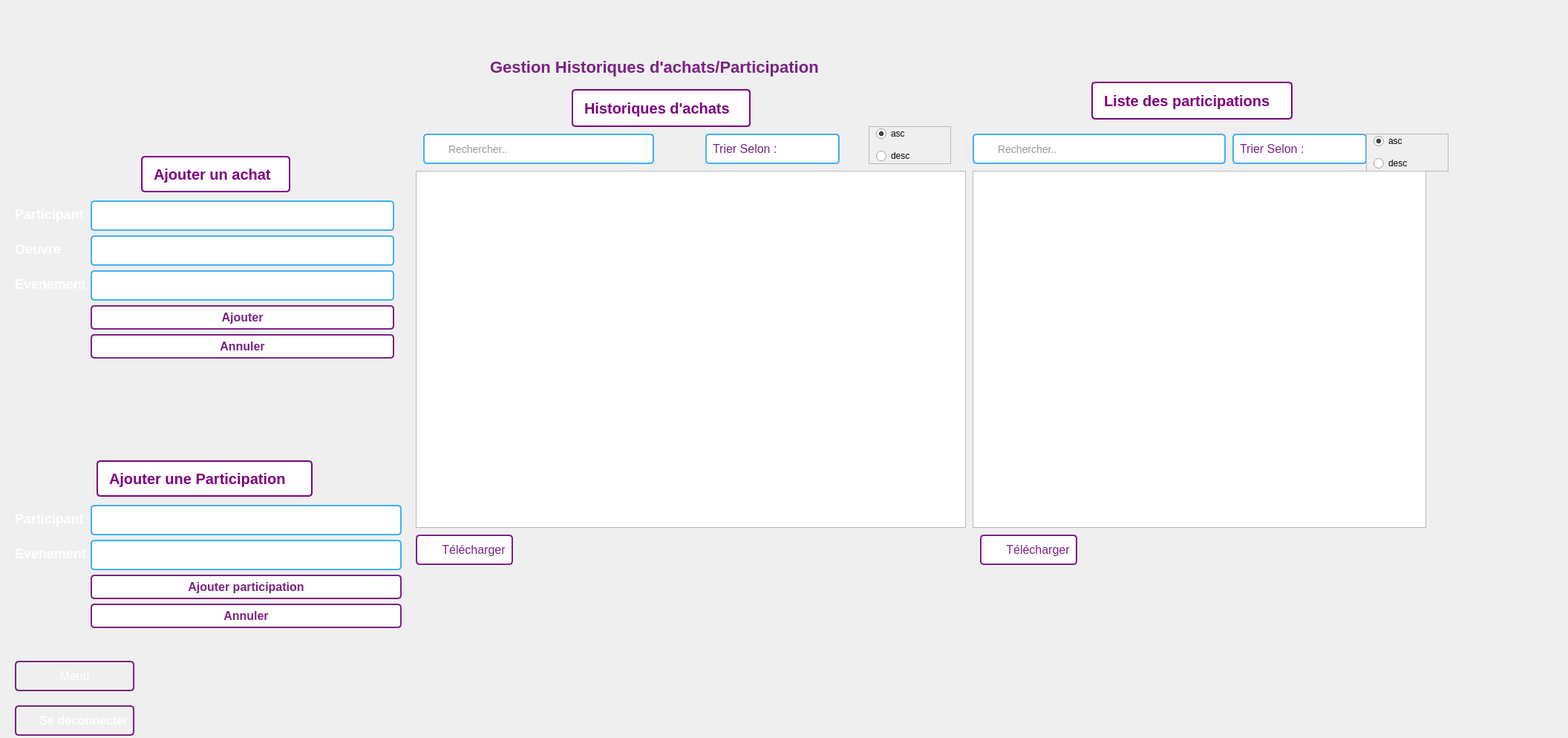
<?xml version="1.0" encoding="UTF-8"?>
<ui version="4.0">
 <class>gestion_Achat</class>
 <widget class="QDialog" name="gestion_Achat">
  <property name="geometry">
   <rect>
    <x>0</x>
    <y>0</y>
    <width>2112</width>
    <height>994</height>
   </rect>
  </property>
  <property name="windowTitle">
   <string>Dialog</string>
  </property>
  <widget class="QTableWidget" name="tableW">
   <property name="geometry">
    <rect>
     <x>560</x>
     <y>230</y>
     <width>741</width>
     <height>481</height>
    </rect>
   </property>
  </widget>
  <widget class="QWidget" name="formLayoutWidget_2">
   <property name="geometry">
    <rect>
     <x>20</x>
     <y>270</y>
     <width>511</width>
     <height>321</height>
    </rect>
   </property>
   <layout class="QFormLayout" name="formLayout_4">
    <item row="1" column="0">
     <widget class="QLabel" name="label_40">
      <property name="styleSheet">
       <string notr="true">QLabel {
    font-size: 18px;
    color: white; /* Couleur du texte */
    font-weight: bold; /* Gras */
    /* Ajoutez d'autres styles selon vos besoins */
}
</string>
      </property>
      <property name="text">
       <string>Participant</string>
      </property>
     </widget>
    </item>
    <item row="2" column="0">
     <widget class="QLabel" name="label_30">
      <property name="styleSheet">
       <string notr="true">QLabel {
    font-size: 18px;
    color: white; /* Couleur du texte */
    font-weight: bold; /* Gras */
    /* Ajoutez d'autres styles selon vos besoins */
}
</string>
      </property>
      <property name="text">
       <string>Oeuvre</string>
      </property>
     </widget>
    </item>
    <item row="3" column="0">
     <widget class="QLabel" name="label_31">
      <property name="styleSheet">
       <string notr="true">QLabel {
    font-size: 18px;
    color: white; /* Couleur du texte */
    font-weight: bold; /* Gras */
    /* Ajoutez d'autres styles selon vos besoins */
}
</string>
      </property>
      <property name="text">
       <string>Evenement</string>
      </property>
     </widget>
    </item>
    <item row="3" column="1">
     <widget class="QComboBox" name="Evenement">
      <property name="styleSheet">
       <string notr="true">/* Style de base du QComboBox */
QComboBox {
    padding: 8px;
    font-size: 16px;
    border: 2px solid #43aff7; /* Couleur de la bordure en bleu */
    border-radius: 5px;
    background-color: #fff;
    color: #792382; /* Couleur du texte en violet */
    background-image: url(&quot;C:/Users/user/Documents/interface à bechir/images/chevron-down.svg&quot;);
    background-repeat: no-repeat;
    background-position: right center; /* Position de l'image à droite et centrée verticalement */
    padding-right: 25px; /* Ajustement de la taille pour laisser de l'espace à l'image */
}

/* Style de la flèche du QComboBox */
QComboBox::drop-down {
    border: none;
    width: 20px;
    background-color: transparent;
}

/* Style de la flèche au survol */
QComboBox::drop-down:hover {
    background-color: #f0f0f0; /* Couleur de fond au survol en gris clair */
}

/* Style du QComboBox au survol */
QComboBox:hover {
    background-color: #f0f0f0; /* Couleur de fond au survol en gris clair */
}
</string>
      </property>
     </widget>
    </item>
    <item row="4" column="1">
     <widget class="QPushButton" name="ajouter">
      <property name="styleSheet">
       <string notr="true">QPushButton {
    padding: 5px;
    font-size: 16px;
    text-align: center;
    text-decoration: none;
    border: 2px solid #792382;
    background-color: white; /* Fond blanc */
    color: #792382; /* Écriture en violet */
    border-radius: 5px;
    font-weight: bold; /* Écriture en gras */
}

QPushButton:hover {
    background-color: #43aff7;
}
</string>
      </property>
      <property name="text">
       <string>Ajouter</string>
      </property>
     </widget>
    </item>
    <item row="12" column="1">
     <widget class="QLabel" name="label_39">
      <property name="text">
       <string/>
      </property>
      <property name="pixmap">
       <pixmap>../../../AppData/Local/Temp/b6651d8d-1e9f-45ec-8183-973f3ea7bf13_interface à bechir.zip.f13/PROJET C++/back.jpg</pixmap>
      </property>
     </widget>
    </item>
    <item row="1" column="1">
     <widget class="QComboBox" name="Participant">
      <property name="styleSheet">
       <string notr="true">/* Style de base du QComboBox */
QComboBox {
    padding: 8px;
    font-size: 16px;
    border: 2px solid #43aff7; /* Couleur de la bordure en bleu */
    border-radius: 5px;
    background-color: #fff;
    color: #792382; /* Couleur du texte en violet */
    background-image: url(&quot;C:/Users/user/Documents/interface à bechir/images/chevron-down.svg&quot;);
    background-repeat: no-repeat;
    background-position: right center; /* Position de l'image à droite et centrée verticalement */
    padding-right: 25px; /* Ajustement de la taille pour laisser de l'espace à l'image */
}

/* Style de la flèche du QComboBox */
QComboBox::drop-down {
    border: none;
    width: 20px;
    background-color: transparent;
}

/* Style de la flèche au survol */
QComboBox::drop-down:hover {
    background-color: #f0f0f0; /* Couleur de fond au survol en gris clair */
}

/* Style du QComboBox au survol */
QComboBox:hover {
    background-color: #f0f0f0; /* Couleur de fond au survol en gris clair */
}
</string>
      </property>
     </widget>
    </item>
    <item row="2" column="1">
     <widget class="QComboBox" name="Oeuvre">
      <property name="styleSheet">
       <string notr="true">/* Style de base du QComboBox */
QComboBox {
    padding: 8px;
    font-size: 16px;
    border: 2px solid #43aff7; /* Couleur de la bordure en bleu */
    border-radius: 5px;
    background-color: #fff;
    color: #792382; /* Couleur du texte en violet */
    background-image: url(&quot;C:/Users/user/Documents/interface à bechir/images/chevron-down.svg&quot;);
    background-repeat: no-repeat;
    background-position: right center; /* Position de l'image à droite et centrée verticalement */
    padding-right: 25px; /* Ajustement de la taille pour laisser de l'espace à l'image */
}

/* Style de la flèche du QComboBox */
QComboBox::drop-down {
    border: none;
    width: 20px;
    background-color: transparent;
}

/* Style de la flèche au survol */
QComboBox::drop-down:hover {
    background-color: #f0f0f0; /* Couleur de fond au survol en gris clair */
}

/* Style du QComboBox au survol */
QComboBox:hover {
    background-color: #f0f0f0; /* Couleur de fond au survol en gris clair */
}
</string>
      </property>
     </widget>
    </item>
    <item row="6" column="1">
     <widget class="QPushButton" name="Annuler">
      <property name="styleSheet">
       <string notr="true">QPushButton {
    padding: 5px;
    font-size: 16px;
    text-align: center;
    text-decoration: none;
    border: 2px solid #792382;
    background-color: white; /* Fond blanc */
    color: #792382; /* Écriture en violet */
    border-radius: 5px;
    font-weight: bold; /* Écriture en gras */
}

QPushButton:hover {
    background-color: #43aff7;
}
</string>
      </property>
      <property name="text">
       <string>Annuler</string>
      </property>
     </widget>
    </item>
   </layout>
  </widget>
  <widget class="QLabel" name="label_43">
   <property name="geometry">
    <rect>
     <x>730</x>
     <y>330</y>
     <width>61</width>
     <height>41</height>
    </rect>
   </property>
   <property name="text">
    <string/>
   </property>
   <property name="pixmap">
    <pixmap>../../../AppData/Local/Temp/Downloads/search (1).svg</pixmap>
   </property>
  </widget>
  <widget class="QLabel" name="label_3">
   <property name="geometry">
    <rect>
     <x>660</x>
     <y>70</y>
     <width>481</width>
     <height>41</height>
    </rect>
   </property>
   <property name="styleSheet">
    <string notr="true">QLabel {
    font-size: 22px;
    color: #792382; /* Couleur du texte */
    font-weight: bold; /* Gras */
    /* Ajoutez d'autres styles selon vos besoins */
}
</string>
   </property>
   <property name="text">
    <string>Gestion Historiques d'achats/Participation</string>
   </property>
  </widget>
  <widget class="QLabel" name="label_46">
   <property name="geometry">
    <rect>
     <x>1140</x>
     <y>500</y>
     <width>61</width>
     <height>31</height>
    </rect>
   </property>
   <property name="text">
    <string/>
   </property>
   <property name="pixmap">
    <pixmap>../../../AppData/Local/Temp/Downloads/edit.svg</pixmap>
   </property>
  </widget>
  <widget class="QLabel" name="logo">
   <property name="geometry">
    <rect>
     <x>850</x>
     <y>0</y>
     <width>121</width>
     <height>81</height>
    </rect>
   </property>
   <property name="styleSheet">
    <string notr="true">
    background-image: url(&quot;D:/ESPRIT/c++/Projet/ProjetC++/images/logo.png&quot;);</string>
   </property>
   <property name="text">
    <string/>
   </property>
   <property name="pixmap">
    <pixmap>../../../Documents/interface à bechir/interface ├á bechir/images/logo.png</pixmap>
   </property>
  </widget>
  <widget class="QPushButton" name="logout">
   <property name="geometry">
    <rect>
     <x>20</x>
     <y>950</y>
     <width>161</width>
     <height>41</height>
    </rect>
   </property>
   <property name="styleSheet">
    <string notr="true">QPushButton {
    padding: 5px;
    font-size: 16px;
    text-align: center;
    text-decoration: none;
    border: 2px solid #792382;
    color: white;
    border-radius: 5px;
    font-weight: bold; /* Écriture en gras */

    background-image: url(&quot;images/log-out.svg&quot;);
    background-repeat: no-repeat;
    background-position: left center;
    padding-left: 30px; /* Ajustez ceci selon la taille de votre image */
}

QPushButton:hover {
    background-color: #43aff7;
}
</string>
   </property>
   <property name="text">
    <string>Se deconnecter</string>
   </property>
  </widget>
  <widget class="QLabel" name="label_45">
   <property name="geometry">
    <rect>
     <x>730</x>
     <y>330</y>
     <width>61</width>
     <height>41</height>
    </rect>
   </property>
   <property name="text">
    <string/>
   </property>
   <property name="pixmap">
    <pixmap>../../../AppData/Local/Temp/Downloads/search (1).svg</pixmap>
   </property>
  </widget>
  <widget class="QLabel" name="label">
   <property name="geometry">
    <rect>
     <x>-30</x>
     <y>-10</y>
     <width>2151</width>
     <height>1081</height>
    </rect>
   </property>
   <property name="styleSheet">
    <string notr="true">background-image: url(&quot;D:/ESPRIT/c++/Projet/ProjetC++/images/back.jpg&quot;);</string>
   </property>
   <property name="text">
    <string/>
   </property>
  </widget>
  <widget class="QLineEdit" name="search">
   <property name="geometry">
    <rect>
     <x>570</x>
     <y>180</y>
     <width>311</width>
     <height>41</height>
    </rect>
   </property>
   <property name="styleSheet">
    <string notr="true">QLineEdit {
    padding: 5px;
    border: 2px solid #43aff7;
    border-radius: 5px;
    font-size: 14px;
    color: #333;
    padding-left: 30px; /* Ajustez ceci selon la taille de votre image */
    background-image: url(&quot;D:/ESPRIT/c++/Projet/ProjetC++/images/search.svg&quot;);
    background-repeat: no-repeat;

    background-position: left center;
}

QLineEdit::placeholder {
    color: #666; /* Couleur du texte de repère */
}

QLineEdit:focus {
    border-color: #2ecc71; /* Couleur de la bordure lorsqu'il est activé */
}
</string>
   </property>
   <property name="placeholderText">
    <string>Rechercher..</string>
   </property>
  </widget>
  <widget class="QPushButton" name="downloadPDF">
   <property name="geometry">
    <rect>
     <x>560</x>
     <y>720</y>
     <width>131</width>
     <height>41</height>
    </rect>
   </property>
   <property name="styleSheet">
    <string notr="true">QPushButton {
    padding: 5px;
    font-size: 16px;
    text-align: center;
    text-decoration: none;
    border: 2px solid #792382;
    color: #792382;
    border-radius: 5px;
    background-color: white; /* Arrière-plan blanc */

    background-image: url(&quot;D:/ESPRIT/c++/Projet/ProjetC++/images/download.svg&quot;);
    background-repeat: no-repeat;
    background-position: left center;
    padding-left: 30px; /* Ajustez ceci selon la taille de votre image */
}

QPushButton:hover {
    background-color: #43aff7;
}
</string>
   </property>
   <property name="text">
    <string>Télécharger</string>
   </property>
  </widget>
  <widget class="QFrame" name="frame">
   <property name="geometry">
    <rect>
     <x>1660</x>
     <y>110</y>
     <width>51</width>
     <height>41</height>
    </rect>
   </property>
   <property name="frameShape">
    <enum>QFrame::StyledPanel</enum>
   </property>
   <property name="frameShadow">
    <enum>QFrame::Raised</enum>
   </property>
  </widget>
  <widget class="QComboBox" name="triCombo">
   <property name="geometry">
    <rect>
     <x>950</x>
     <y>180</y>
     <width>181</width>
     <height>41</height>
    </rect>
   </property>
   <property name="styleSheet">
    <string notr="true">/* Style de base du QComboBox */
QComboBox {
    padding: 8px;
    font-size: 16px;
    border: 2px solid #43aff7; /* Couleur de la bordure en bleu */
    border-radius: 5px;
    background-color: #fff;
    color: #792382; /* Couleur du texte en violet */
    background-image: url(&quot;C:/Users/user/Documents/interface à bechir/images/chevron-down.svg&quot;);
    background-repeat: no-repeat;
    background-position: right center; /* Position de l'image à droite et centrée verticalement */
    padding-right: 25px; /* Ajustement de la taille pour laisser de l'espace à l'image */
}

/* Style de la flèche du QComboBox */
QComboBox::drop-down {
    border: none;
    width: 20px;
    background-color: transparent;
}

/* Style de la flèche au survol */
QComboBox::drop-down:hover {
    background-color: #f0f0f0; /* Couleur de fond au survol en gris clair */
}

/* Style du QComboBox au survol */
QComboBox:hover {
    background-color: #f0f0f0; /* Couleur de fond au survol en gris clair */
}

</string>
   </property>
   <item>
    <property name="text">
     <string>Trier Selon :</string>
    </property>
   </item>
   <item>
    <property name="text">
     <string>Date d'achat</string>
    </property>
   </item>
   <item>
    <property name="text">
     <string>Prix</string>
    </property>
   </item>
  </widget>
  <widget class="QFrame" name="frame_2">
   <property name="geometry">
    <rect>
     <x>1170</x>
     <y>170</y>
     <width>111</width>
     <height>51</height>
    </rect>
   </property>
   <property name="frameShape">
    <enum>QFrame::StyledPanel</enum>
   </property>
   <property name="frameShadow">
    <enum>QFrame::Raised</enum>
   </property>
   <widget class="QRadioButton" name="asc">
    <property name="geometry">
     <rect>
      <x>10</x>
      <y>0</y>
      <width>97</width>
      <height>20</height>
     </rect>
    </property>
    <property name="styleSheet">
     <string notr="true">color:black</string>
    </property>
    <property name="text">
     <string>asc</string>
    </property>
    <property name="checked">
     <bool>true</bool>
    </property>
   </widget>
   <widget class="QRadioButton" name="desc">
    <property name="geometry">
     <rect>
      <x>10</x>
      <y>30</y>
      <width>97</width>
      <height>20</height>
     </rect>
    </property>
    <property name="styleSheet">
     <string notr="true">color:black</string>
    </property>
    <property name="text">
     <string>desc</string>
    </property>
   </widget>
  </widget>
  <widget class="QLabel" name="label_23">
   <property name="geometry">
    <rect>
     <x>1470</x>
     <y>110</y>
     <width>271</width>
     <height>51</height>
    </rect>
   </property>
   <property name="styleSheet">
    <string notr="true">QLabel {
    color: #800080; /* Couleur du texte violette */
    font-size: 20px; /* Taille de la police */
    font-weight: bold; /* Police en gras */
    background-color: #ffffff; /* Couleur de fond */
    border: 2px solid #800080; /* Bordure violette */
    border-radius: 5px; /* Coins arrondis */
    padding: 10px; /* Marge intérieure */
}

QLabel:hover {
    background-color: #add8e6; /* Couleur de fond au survol (bleu clair) */
    border-color: #4B0082; /* Couleur de la bordure au survol */
}</string>
   </property>
   <property name="text">
    <string>Liste des participations</string>
   </property>
  </widget>
  <widget class="QWidget" name="formLayoutWidget_3">
   <property name="geometry">
    <rect>
     <x>20</x>
     <y>680</y>
     <width>521</width>
     <height>271</height>
    </rect>
   </property>
   <layout class="QFormLayout" name="formLayout_3">
    <item row="0" column="0">
     <widget class="QLabel" name="label_13">
      <property name="styleSheet">
       <string notr="true">QLabel {
    font-size: 18px;
    color: white; /* Couleur du texte */
    font-weight: bold; /* Gras */
    /* Ajoutez d'autres styles selon vos besoins */
}
</string>
      </property>
      <property name="text">
       <string>Participant</string>
      </property>
     </widget>
    </item>
    <item row="0" column="1">
     <widget class="QComboBox" name="Participant_2">
      <property name="styleSheet">
       <string notr="true">/* Style de base du QComboBox */
QComboBox {
    padding: 8px;
    font-size: 16px;
    border: 2px solid #43aff7; /* Couleur de la bordure en bleu */
    border-radius: 5px;
    background-color: #fff;
    color: #792382; /* Couleur du texte en violet */
    background-image: url(&quot;C:/Users/user/Documents/interface à bechir/images/chevron-down.svg&quot;);
    background-repeat: no-repeat;
    background-position: right center; /* Position de l'image à droite et centrée verticalement */
    padding-right: 25px; /* Ajustement de la taille pour laisser de l'espace à l'image */
}

/* Style de la flèche du QComboBox */
QComboBox::drop-down {
    border: none;
    width: 20px;
    background-color: transparent;
}

/* Style de la flèche au survol */
QComboBox::drop-down:hover {
    background-color: #f0f0f0; /* Couleur de fond au survol en gris clair */
}

/* Style du QComboBox au survol */
QComboBox:hover {
    background-color: #f0f0f0; /* Couleur de fond au survol en gris clair */
}
</string>
      </property>
      <item>
       <property name="text">
        <string/>
       </property>
      </item>
     </widget>
    </item>
    <item row="1" column="0">
     <widget class="QLabel" name="label_14">
      <property name="styleSheet">
       <string notr="true">QLabel {
    font-size: 18px;
    color: white; /* Couleur du texte */
    font-weight: bold; /* Gras */
    /* Ajoutez d'autres styles selon vos besoins */
}
</string>
      </property>
      <property name="text">
       <string>Evenement</string>
      </property>
     </widget>
    </item>
    <item row="1" column="1">
     <widget class="QComboBox" name="Evenement_2">
      <property name="styleSheet">
       <string notr="true">/* Style de base du QComboBox */
QComboBox {
    padding: 8px;
    font-size: 16px;
    border: 2px solid #43aff7; /* Couleur de la bordure en bleu */
    border-radius: 5px;
    background-color: #fff;
    color: #792382; /* Couleur du texte en violet */
    background-image: url(&quot;C:/Users/user/Documents/interface à bechir/images/chevron-down.svg&quot;);
    background-repeat: no-repeat;
    background-position: right center; /* Position de l'image à droite et centrée verticalement */
    padding-right: 25px; /* Ajustement de la taille pour laisser de l'espace à l'image */
}

/* Style de la flèche du QComboBox */
QComboBox::drop-down {
    border: none;
    width: 20px;
    background-color: transparent;
}

/* Style de la flèche au survol */
QComboBox::drop-down:hover {
    background-color: #f0f0f0; /* Couleur de fond au survol en gris clair */
}

/* Style du QComboBox au survol */
QComboBox:hover {
    background-color: #f0f0f0; /* Couleur de fond au survol en gris clair */
}
</string>
      </property>
      <item>
       <property name="text">
        <string/>
       </property>
      </item>
     </widget>
    </item>
    <item row="2" column="1">
     <widget class="QPushButton" name="ajouter_participation">
      <property name="styleSheet">
       <string notr="true">QPushButton {
    padding: 5px;
    font-size: 16px;
    text-align: center;
    text-decoration: none;
    border: 2px solid #792382;
    background-color: white; /* Fond blanc */
    color: #792382; /* Écriture en violet */
    border-radius: 5px;
    font-weight: bold; /* Écriture en gras */
}

QPushButton:hover {
    background-color: #43aff7;
}
</string>
      </property>
      <property name="text">
       <string>Ajouter participation</string>
      </property>
     </widget>
    </item>
    <item row="3" column="1">
     <widget class="QPushButton" name="Annuler_2">
      <property name="styleSheet">
       <string notr="true">QPushButton {
    padding: 5px;
    font-size: 16px;
    text-align: center;
    text-decoration: none;
    border: 2px solid #792382;
    background-color: white; /* Fond blanc */
    color: #792382; /* Écriture en violet */
    border-radius: 5px;
    font-weight: bold; /* Écriture en gras */
}

QPushButton:hover {
    background-color: #43aff7;
}
</string>
      </property>
      <property name="text">
       <string>Annuler</string>
      </property>
     </widget>
    </item>
   </layout>
  </widget>
  <widget class="QTableWidget" name="tableWidget_2">
   <property name="geometry">
    <rect>
     <x>1310</x>
     <y>230</y>
     <width>611</width>
     <height>481</height>
    </rect>
   </property>
   <property name="styleSheet">
    <string notr="true"/>
   </property>
  </widget>
  <widget class="QLabel" name="label_24">
   <property name="geometry">
    <rect>
     <x>190</x>
     <y>210</y>
     <width>201</width>
     <height>49</height>
    </rect>
   </property>
   <property name="styleSheet">
    <string notr="true">QLabel {
    color: #800080; /* Couleur du texte violette */
    font-size: 20px; /* Taille de la police */
    font-weight: bold; /* Police en gras */
    background-color: #ffffff; /* Couleur de fond */
    border: 2px solid #800080; /* Bordure violette */
    border-radius: 5px; /* Coins arrondis */
    padding: 10px; /* Marge intérieure */
}

QLabel:hover {
    background-color: #add8e6; /* Couleur de fond au survol (bleu clair) */
    border-color: #4B0082; /* Couleur de la bordure au survol */
}</string>
   </property>
   <property name="text">
    <string>Ajouter un achat</string>
   </property>
  </widget>
  <widget class="QLabel" name="label_25">
   <property name="geometry">
    <rect>
     <x>770</x>
     <y>120</y>
     <width>241</width>
     <height>51</height>
    </rect>
   </property>
   <property name="styleSheet">
    <string notr="true">QLabel {
    color: #800080; /* Couleur du texte violette */
    font-size: 20px; /* Taille de la police */
    font-weight: bold; /* Police en gras */
    background-color: #ffffff; /* Couleur de fond */
    border: 2px solid #800080; /* Bordure violette */
    border-radius: 5px; /* Coins arrondis */
    padding: 10px; /* Marge intérieure */
}

QLabel:hover {
    background-color: #add8e6; /* Couleur de fond au survol (bleu clair) */
    border-color: #4B0082; /* Couleur de la bordure au survol */
}</string>
   </property>
   <property name="text">
    <string>Historiques d'achats</string>
   </property>
  </widget>
  <widget class="QLineEdit" name="search_1">
   <property name="geometry">
    <rect>
     <x>1310</x>
     <y>180</y>
     <width>341</width>
     <height>41</height>
    </rect>
   </property>
   <property name="styleSheet">
    <string notr="true">QLineEdit {
    padding: 5px;
    border: 2px solid #43aff7;
    border-radius: 5px;
    font-size: 14px;
    color: #333;
    padding-left: 30px; /* Ajustez ceci selon la taille de votre image */
    background-image: url(&quot;D:/ESPRIT/c++/Projet/ProjetC++/images/search.svg&quot;);
    background-repeat: no-repeat;

    background-position: left center;
}

QLineEdit::placeholder {
    color: #666; /* Couleur du texte de repère */
}

QLineEdit:focus {
    border-color: #2ecc71; /* Couleur de la bordure lorsqu'il est activé */
}
</string>
   </property>
   <property name="placeholderText">
    <string>Rechercher..</string>
   </property>
  </widget>
  <widget class="QComboBox" name="triCombo_1">
   <property name="geometry">
    <rect>
     <x>1660</x>
     <y>180</y>
     <width>181</width>
     <height>41</height>
    </rect>
   </property>
   <property name="styleSheet">
    <string notr="true">/* Style de base du QComboBox */
QComboBox {
    padding: 8px;
    font-size: 16px;
    border: 2px solid #43aff7; /* Couleur de la bordure en bleu */
    border-radius: 5px;
    background-color: #fff;
    color: #792382; /* Couleur du texte en violet */
    background-image: url(&quot;C:/Users/user/Documents/interface à bechir/images/chevron-down.svg&quot;);
    background-repeat: no-repeat;
    background-position: right center; /* Position de l'image à droite et centrée verticalement */
    padding-right: 25px; /* Ajustement de la taille pour laisser de l'espace à l'image */
}

/* Style de la flèche du QComboBox */
QComboBox::drop-down {
    border: none;
    width: 20px;
    background-color: transparent;
}

/* Style de la flèche au survol */
QComboBox::drop-down:hover {
    background-color: #f0f0f0; /* Couleur de fond au survol en gris clair */
}

/* Style du QComboBox au survol */
QComboBox:hover {
    background-color: #f0f0f0; /* Couleur de fond au survol en gris clair */
}
</string>
   </property>
   <item>
    <property name="text">
     <string>Trier Selon :</string>
    </property>
   </item>
   <item>
    <property name="text">
     <string>CIN</string>
    </property>
   </item>
   <item>
    <property name="text">
     <string>ID_E</string>
    </property>
   </item>
  </widget>
  <widget class="QFrame" name="frame_3">
   <property name="geometry">
    <rect>
     <x>1840</x>
     <y>180</y>
     <width>111</width>
     <height>51</height>
    </rect>
   </property>
   <property name="frameShape">
    <enum>QFrame::StyledPanel</enum>
   </property>
   <property name="frameShadow">
    <enum>QFrame::Raised</enum>
   </property>
   <widget class="QRadioButton" name="asc_2">
    <property name="geometry">
     <rect>
      <x>10</x>
      <y>0</y>
      <width>97</width>
      <height>20</height>
     </rect>
    </property>
    <property name="styleSheet">
     <string notr="true">color:black</string>
    </property>
    <property name="text">
     <string>asc</string>
    </property>
    <property name="checked">
     <bool>true</bool>
    </property>
   </widget>
   <widget class="QRadioButton" name="desc_2">
    <property name="geometry">
     <rect>
      <x>10</x>
      <y>30</y>
      <width>97</width>
      <height>20</height>
     </rect>
    </property>
    <property name="styleSheet">
     <string notr="true">color:black</string>
    </property>
    <property name="text">
     <string>desc</string>
    </property>
   </widget>
  </widget>
  <widget class="QLabel" name="label_22">
   <property name="geometry">
    <rect>
     <x>130</x>
     <y>620</y>
     <width>291</width>
     <height>49</height>
    </rect>
   </property>
   <property name="styleSheet">
    <string notr="true">QLabel {
    color: #800080; /* Couleur du texte violette */
    font-size: 20px; /* Taille de la police */
    font-weight: bold; /* Police en gras */
    background-color: #ffffff; /* Couleur de fond */
    border: 2px solid #800080; /* Bordure violette */
    border-radius: 5px; /* Coins arrondis */
    padding: 10px; /* Marge intérieure */
}

QLabel:hover {
    background-color: #add8e6; /* Couleur de fond au survol (bleu clair) */
    border-color: #4B0082; /* Couleur de la bordure au survol */
}</string>
   </property>
   <property name="text">
    <string>Ajouter une Participation</string>
   </property>
  </widget>
  <widget class="QPushButton" name="downloadPDF_2">
   <property name="geometry">
    <rect>
     <x>1320</x>
     <y>720</y>
     <width>131</width>
     <height>41</height>
    </rect>
   </property>
   <property name="styleSheet">
    <string notr="true">QPushButton {
    padding: 5px;
    font-size: 16px;
    text-align: center;
    text-decoration: none;
    border: 2px solid #792382;
    color: #792382;
    border-radius: 5px;
    background-color: white; /* Arrière-plan blanc */

    background-image: url(&quot;D:/ESPRIT/c++/Projet/ProjetC++/images/download.svg&quot;);
    background-repeat: no-repeat;
    background-position: left center;
    padding-left: 30px; /* Ajustez ceci selon la taille de votre image */
}

QPushButton:hover {
    background-color: #43aff7;
}
</string>
   </property>
   <property name="text">
    <string>Télécharger</string>
   </property>
  </widget>
  <widget class="QPushButton" name="Menu">
   <property name="geometry">
    <rect>
     <x>20</x>
     <y>890</y>
     <width>161</width>
     <height>41</height>
    </rect>
   </property>
   <property name="styleSheet">
    <string notr="true">QPushButton {
    /*padding: 10px 20px;*/
    padding: 5px;
    font-size: 16px;
    text-align: center;
    text-decoration: none;
    border: 2px solid #792382;
    color: white;
    border-radius: 5px;
}

QPushButton:hover {
    background-color: #43aff7;
}

</string>
   </property>
   <property name="text">
    <string>Menu</string>
   </property>
  </widget>
  <widget class="QPushButton" name="refresh">
   <property name="geometry">
    <rect>
     <x>1870</x>
     <y>240</y>
     <width>41</width>
     <height>41</height>
    </rect>
   </property>
   <property name="styleSheet">
    <string notr="true">QPushButton {
    padding: 5px;
    font-size: 16px;
    text-align: center;
    text-decoration: none;
    color: #792382; /* Couleur du texte */
    border-radius: 5px;
    background-color: #ffffff; /* Arrière-plan blanc */
    border: none; 
    background-image: url(&quot;images/refresh-ccw.svg&quot;); 
    background-repeat: no-repeat; /* Ne pas répéter l'image */
    background-position: center; /* Centrer l'image */
}

QPushButton:hover {
    background-color: #43aff7; /* Arrière-plan bleu au survol */
    color: #ffff; /* Texte en blanc au survol */
}

</string>
   </property>
   <property name="text">
    <string/>
   </property>
  </widget>
  <widget class="QPushButton" name="refresh_2">
   <property name="geometry">
    <rect>
     <x>1250</x>
     <y>240</y>
     <width>41</width>
     <height>41</height>
    </rect>
   </property>
   <property name="styleSheet">
    <string notr="true">QPushButton {
    padding: 5px;
    font-size: 16px;
    text-align: center;
    text-decoration: none;
    color: #792382; /* Couleur du texte */
    border-radius: 5px;
    background-color: #ffffff; /* Arrière-plan blanc */
    border: none; 
    background-image: url(&quot;images/refresh-ccw.svg&quot;); 
    background-repeat: no-repeat; /* Ne pas répéter l'image */
    background-position: center; /* Centrer l'image */
}

QPushButton:hover {
    background-color: #43aff7; /* Arrière-plan bleu au survol */
    color: #ffff; /* Texte en blanc au survol */
}

</string>
   </property>
   <property name="text">
    <string/>
   </property>
  </widget>
  <zorder>Menu</zorder>
  <zorder>label</zorder>
  <zorder>tableW</zorder>
  <zorder>formLayoutWidget_2</zorder>
  <zorder>label_43</zorder>
  <zorder>label_3</zorder>
  <zorder>label_46</zorder>
  <zorder>logo</zorder>
  <zorder>logout</zorder>
  <zorder>label_45</zorder>
  <zorder>search</zorder>
  <zorder>downloadPDF</zorder>
  <zorder>frame</zorder>
  <zorder>triCombo</zorder>
  <zorder>frame_2</zorder>
  <zorder>label_23</zorder>
  <zorder>formLayoutWidget_3</zorder>
  <zorder>tableWidget_2</zorder>
  <zorder>label_24</zorder>
  <zorder>label_25</zorder>
  <zorder>search_1</zorder>
  <zorder>triCombo_1</zorder>
  <zorder>frame_3</zorder>
  <zorder>label_22</zorder>
  <zorder>downloadPDF_2</zorder>
  <zorder>refresh</zorder>
  <zorder>refresh_2</zorder>
 </widget>
 <resources/>
 <connections/>
</ui>
